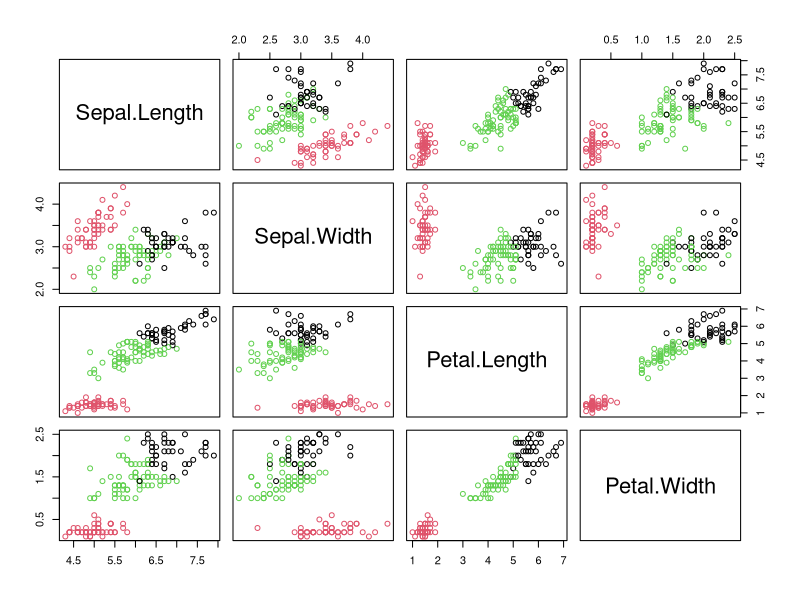

This figure's R source:
# Usando kmeans

iris

summary(iris)

# Criando o objeto cluster

obj_cluster = kmeans(iris[1:4], center = 3)

obj_cluster$cluster


table(iris$Species, obj_cluster$cluster)

plot(iris[,1:4], col = obj_cluster$cluster)
